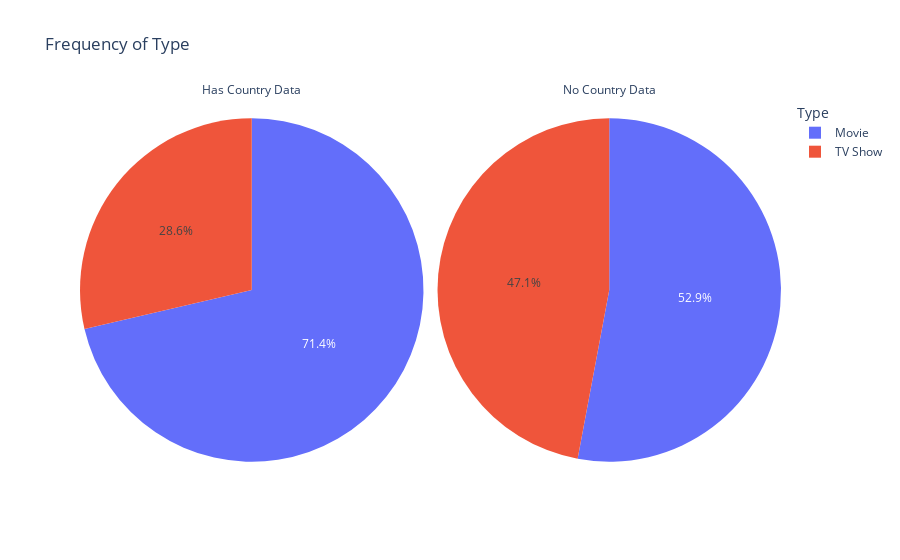

Notebook code cell kept with this figure:
### Markdown cell above
### Type

### Code cell
fig = px.pie(df,
             names=df['type'],
             facet_col=df['country'].notna(),
             title="Frequency of Type")
fig.for_each_annotation(lambda a: a.update(text="Has Country Data" if a.text=='facet_col=True' else "No Country Data"))
fig.update_layout(legend_title="Type")
fig.show()

### Figure 1 — Plotly figure (JSON) as saved in the notebook; plotly's stock layout.template omitted (floating-point values rounded to 4 significant figures; data arrays with more than 128 entries replaced by an {"elided": "..."} marker saying what was removed)
{"data": [{"domain": {"x": [0, 0.49], "y": [0, 1]}, "hovertemplate": "facet_col=True<br>type=%{label}<extra></extra>", "labels": {"elided": "7976 str values"}, "legendgroup": "", "name": "", "showlegend": true, "type": "pie"}, {"domain": {"x": [0.51, 1], "y": [0, 1]}, "hovertemplate": "facet_col=False<br>type=%{label}<extra></extra>", "labels": {"elided": "831 str values"}, "legendgroup": "", "name": "", "showlegend": true, "type": "pie"}], "layout": {"annotations": [{"font": {}, "showarrow": false, "text": "Has Country Data", "x": 0.245, "xanchor": "center", "xref": "paper", "y": 1, "yanchor": "bottom", "yref": "paper"}, {"font": {}, "showarrow": false, "text": "No Country Data", "x": 0.755, "xanchor": "center", "xref": "paper", "y": 1, "yanchor": "bottom", "yref": "paper"}], "legend": {"title": {"text": "Type"}, "tracegroupgap": 0}, "title": {"text": "Frequency of Type"}}}
